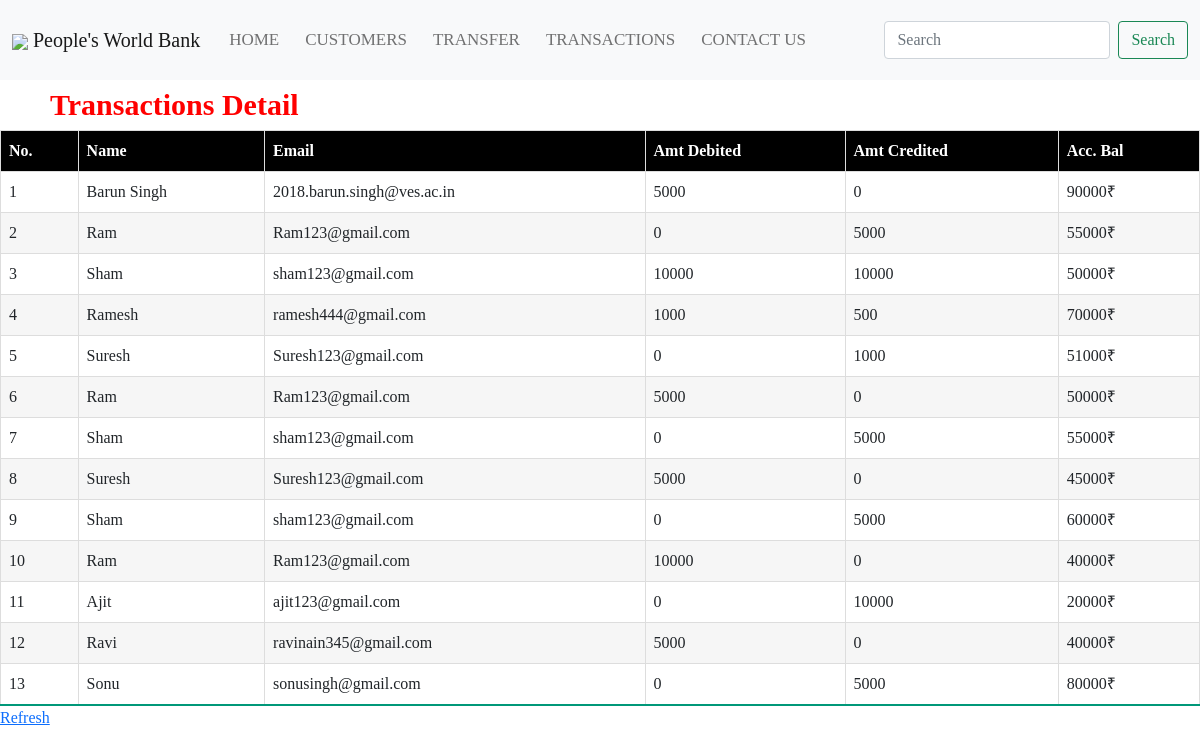
The page /trans on the database its author committed.
### home/models.py (models this page shows)
class transactiondetail(models.Model):
    name = models.CharField(max_length=30)
    email = models.EmailField(max_length=30)
    deb_amt = models.IntegerField()
    cr_amt = models.IntegerField()
    ac_bal = models.IntegerField()

### home/views.py (the view)
# urls.py: path("trans", views.trans, name='trans'),
def trans(request):
    transactions = transactiondetail.objects.all()  # Changed to TransactionDetail
    return render(request, 'trans.html', {'transactions': transactions})

### templates/trans.html (shortened to what this page needs)
{% extends 'base.html' %}
{% load static %}
{% block body %}
<section>
    <label class="t1">Transactions Detail</label>
    <table class="table1">
        <thead>
            <tr>
                <th>No.</th>
                <th>Name</th>
                <th>Email</th>
                <th>Amt Debited</th>
                <th>Amt Credited</th>
                <th>Acc. Bal</th>
            </tr>
        </thead>
        <tbody>
            {% for i in transactions %}
            <tr>
                <td>{{i.id}}</td>
                <td>{{i.name}}</td>
                <td>{{i.email}}</td>
                <td>{{i.deb_amt}}</td>
                <td>{{i.cr_amt}}</td>
                <td>{{i.ac_bal}}₹</td>
            </tr>
            {% endfor %}
        </tbody>
    </table>
    <label id="Refresh"><a href="trans">Refresh</a></label>
</section>
{% endblock body %}

### static/style.css (style rules this page uses)
* { padding: 0; margin: 0; text-decoration: none; box-sizing: border-box; }
body { font-family: montserrat; }
.t1 { color: red; position:center; font-size: 30px; line-height: 50px; padding-left: 50px; font-weight: bold; }
.table1 { position:center; border-collapse: collapse; padding-right: 5px; padding-left: 5px; box-shadow: 0 0 20px rbga(0, 0, 0, 0.15); }
.table1 thead tr { background-color: #2d3e9c8f; color: white; text-align: left; font-weight: bold; }
.table1 th, .table1 td { padding: 12px 15px; }
.table1 tbody tr { border-bottom: 1px solid #dddddd; }
.table1 tbody tr:nth-of-type(even) { background-color: #f3f3f3b6; }
.table1 tbody tr:last-of-type { border-bottom: 2px solid #009879; }

### templates/trans.html (style rules this page uses)
.table1 { width: 100%; border-collapse: collapse; }
.table1 th, .table1 td { border: 1px solid #ddd; padding: 8px; text-align: left; }
.table1 th { background-color: black; }

### rows shown on the page
transactiondetail: id "1", name "Barun Singh", email "2018.barun.singh@ves.ac.in", deb_amt "5000", cr_amt "0", ac_bal "90000"
transactiondetail: id "2", name "Ram", email "Ram123@gmail.com", deb_amt "0", cr_amt "5000", ac_bal "55000"
transactiondetail: id "3", name "Sham", email "sham123@gmail.com", deb_amt "10000", cr_amt "10000", ac_bal "50000"
transactiondetail: id "4", name "Ramesh", email "ramesh444@gmail.com", deb_amt "1000", cr_amt "500", ac_bal "70000"
transactiondetail: id "5", name "Suresh", email "Suresh123@gmail.com", deb_amt "0", cr_amt "1000", ac_bal "51000"
transactiondetail: id "6", name "Ram", email "Ram123@gmail.com", deb_amt "5000", cr_amt "0", ac_bal "50000"
transactiondetail: id "7", name "Sham", email "sham123@gmail.com", deb_amt "0", cr_amt "5000", ac_bal "55000"
transactiondetail: id "8", name "Suresh", email "Suresh123@gmail.com", deb_amt "5000", cr_amt "0", ac_bal "45000"
transactiondetail: id "9", name "Sham", email "sham123@gmail.com", deb_amt "0", cr_amt "5000", ac_bal "60000"
transactiondetail: id "10", name "Ram", email "Ram123@gmail.com", deb_amt "10000", cr_amt "0", ac_bal "40000"
transactiondetail: id "11", name "Ajit", email "ajit123@gmail.com", deb_amt "0", cr_amt "10000", ac_bal "20000"
transactiondetail: id "12", name "Ravi", email "ravinain345@gmail.com", deb_amt "5000", cr_amt "0", ac_bal "40000"
transactiondetail: id "13", name "Sonu", email "sonusingh@gmail.com", deb_amt "0", cr_amt "5000", ac_bal "80000"
